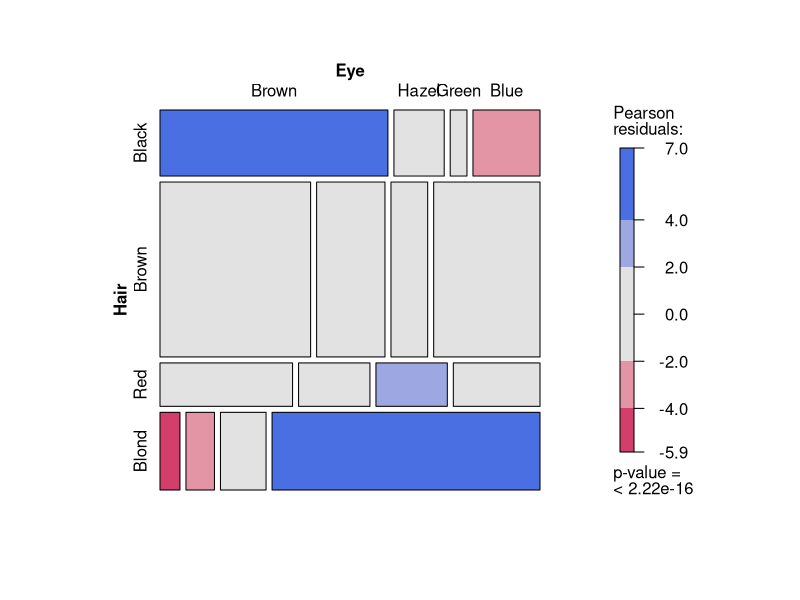
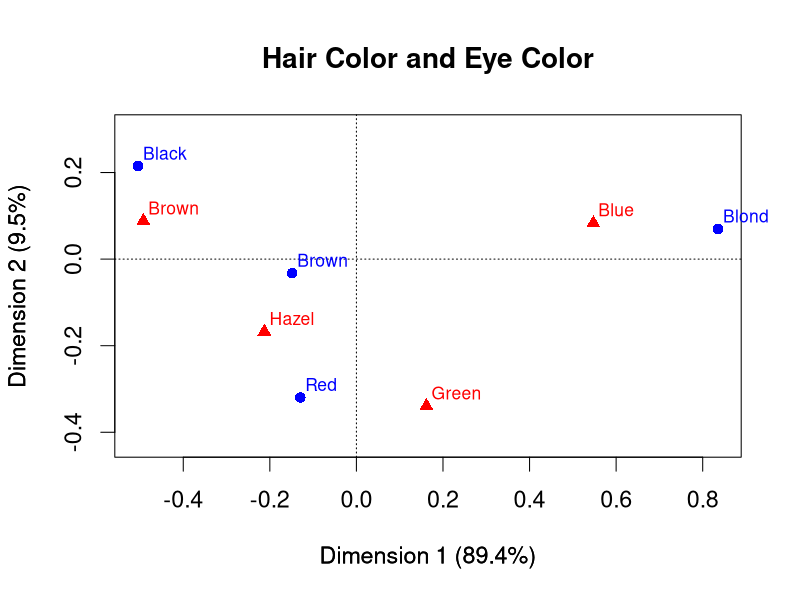
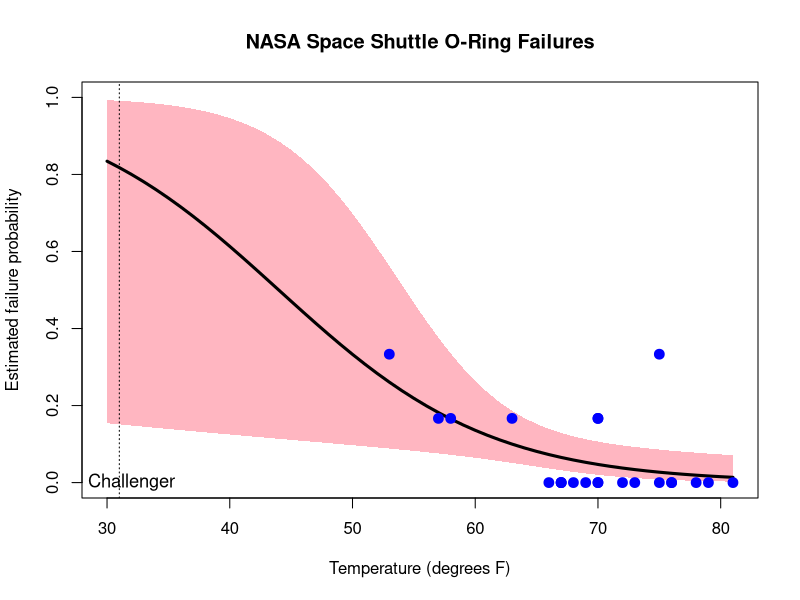
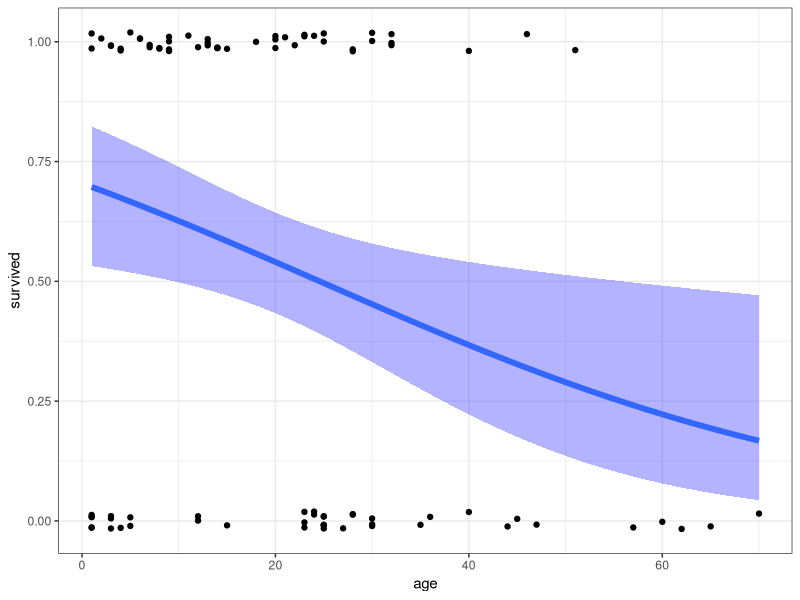
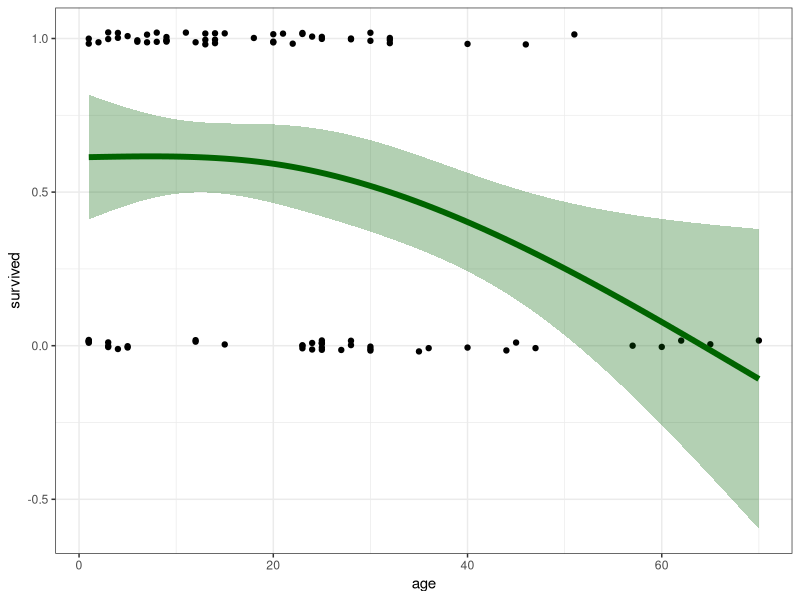
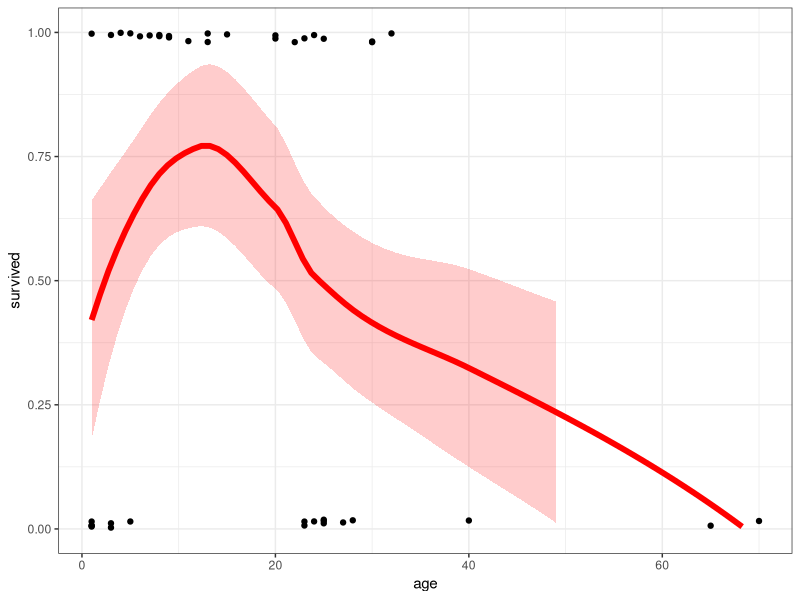
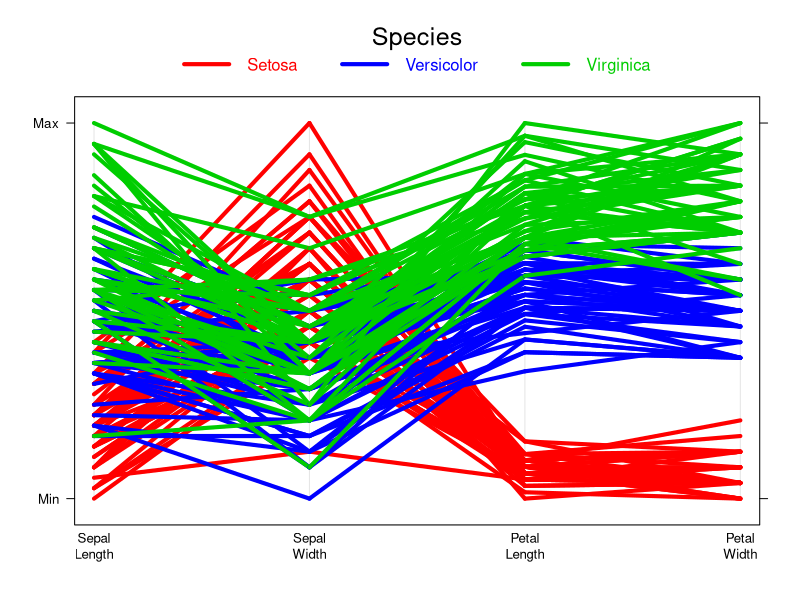
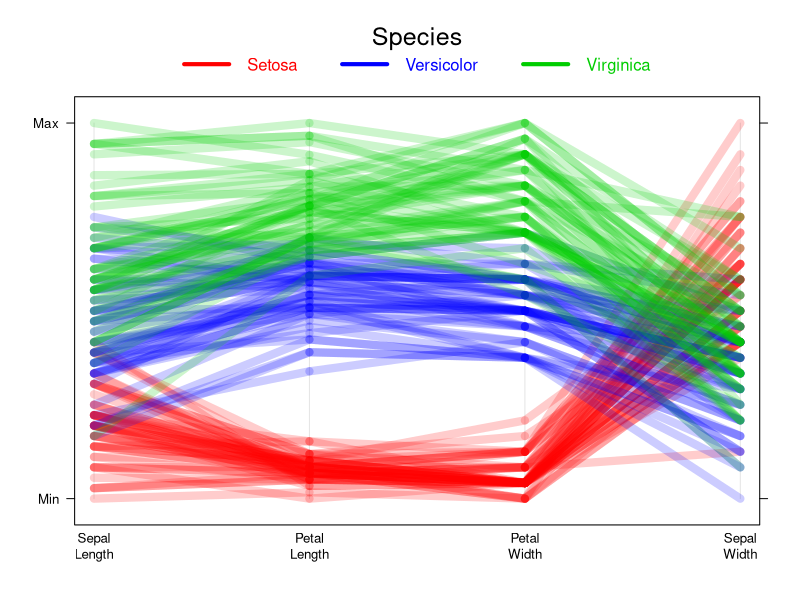

Generate these figures, in order, with R:
### 1. Introduction
### 1.2. What is categorical data?
### 1.2.1. Case form vs. frequency form

## First lines of Arthritis data
data("Arthritis", package = "vcd")
head(Arthritis, 5)

## Arthritis data in frequency form
as.data.frame(xtabs(~ Treatment + Sex + Improved, data = Arthritis))

### 1.2.3. Univariate, bivariate, and multivariate data

## Arthritis data for Treatment and Improved

as.data.frame(xtabs(~ Treatment + Improved, data = Arthritis))

### 1.3. Strategies for categorical data analysis

### 1.3.1. Hypothesis testing approaches

## Hair and Eye color data
library(vcd)
(HairEye <- margin.table(HairEyeColor, c(1, 2)))

## association statistics for Hair and Eye color
assocstats(HairEye)

## Figure 1.1.: Graphical displays for the hair color and eye color data. Left: mosaic display; right: correspondence analysis plot.
HairEye <- HairEye[,c(1,3,4,2)]
mosaic(HairEye, shade = TRUE)

library(ca)
op <- par(cex=1.4)
plot(ca(HairEye), main="Hair Color and Eye Color")
title(xlab="Dimension 1 (89.4%)", ylab="Dimension 2 (9.5%)")
par(op)

### 1.3.2. Model-building approaches

## Figure 1.2.: Space shuttle O-ring failure, observed and predicted probabilities.
data("SpaceShuttle", package="vcd")
logit2p <- function(logit) 1/(1 + exp(-logit))

plot(nFailures/6 ~ Temperature, data = SpaceShuttle,
     xlim = c(30, 81), ylim = c(0,1),
     main = "NASA Space Shuttle O-Ring Failures",
     ylab = "Estimated failure probability",
     xlab = "Temperature (degrees F)",
     type="n")

fm <- glm(cbind(nFailures, 6 - nFailures) ~ Temperature,
          data = SpaceShuttle,
          family = binomial)
pred <- predict(fm, data.frame(Temperature = 30 : 81), se=TRUE)

predicted <- data.frame(
    Temperature = 30 : 81,
  	prob = logit2p(pred$fit),
		lower = logit2p(pred$fit - 2*pred$se),
		upper = logit2p(pred$fit + 2*pred$se)
		)

with(predicted, {
	polygon(c(Temperature, rev(Temperature)),
	        c(lower, rev(upper)), col="lightpink", border=NA)
	lines(Temperature, prob, lwd=3)
	}
	)
with(SpaceShuttle,
	points(Temperature, nFailures/6, col="blue", pch=19, cex=1.3)
	)

abline(v = 31, lty = 3)
text(32, 0, 'Challenger', cex=1.1)

## Figure 1.3.: Donner party data, showing the relationship between age and survival.
data("Donner", package="vcdExtra")
donner.mod <- glm(survived ~ age, data=Donner, family=binomial)
library(ggplot2)
if (packageVersion("ggplot2") < "1.1.0") {
# old code
    ggplot(Donner, aes(age, survived)) + theme_bw() +
        geom_point(position = position_jitter(height = 0.02, width = 0)) +
	stat_smooth(method = "glm", family = binomial, formula = y ~ x,
                    fill="blue", alpha = 0.3, size=2)
} else {
# new code
    ggplot(Donner, aes(age, survived)) + theme_bw() +
        geom_point(position = position_jitter(height = 0.02, width = 0)) +
        stat_smooth(method = "glm", method.args = list(family = binomial),
                    formula = y ~ x, fill="blue", alpha = 0.3, size=2)

}

## Figure 1.4.: Donner party data, showing other model-based smoothers for the relationship between age and survival. Left: using a natural spline; right: using a non-parametric loess smoother.', fig.pos="!b"----
library(splines)
ggplot(Donner, aes(age, survived)) + theme_bw() +
  geom_point(position = position_jitter(height = 0.02, width = 0)) +
	stat_smooth(method = "glm", family = binomial, formula = y ~ ns(x, 2),
                    color="darkgreen", fill="darkgreen", alpha = 0.3, size=2)

ggplot(Donner, aes(age, survived)) + theme_bw() +
  geom_point(position = position_jitter(height = 0.02, width = 0)) +
    stat_smooth(method = "loess", span=0.9, color="red", fill="red", alpha = 0.2, size=2, na.rm=TRUE) + ylim(0,1)

### 1.4. Graphical methods for categorical data
### 1.4.3. Effect ordering and rendering for data display
 
## Figure 1.11.: Parallel coordinates plots of the Iris data. Left: Default variable order; right: Variables ordered to make the pattern of correlations more coherent.
library(lattice)
data("iris", package="datasets")
vnames <- gsub("\\.", "\\\n", names(iris))
key = list(
         columns = 3, title="Species",
         lines = list(col=c("red", "blue", "green3"), lwd=4),
         col=c("red", "blue", "green3"),
         text = list(c("Setosa", "Versicolor", "Virginica")))
# default variable order
parallelplot(~iris[1:4], data=iris, groups = Species,
  varnames = vnames[1:4], key=key,
  horizontal.axis = FALSE, lwd=4,
  col=c("red", "blue", "green3"))

# effect of order of variables
parallelplot(~iris[c(1,3,4,2)], data=iris, groups = Species,
	varnames = vnames[c(1,3,4,2)], key=key,
  horizontal.axis = FALSE, lwd=8,
  col=c(rgb(1,0,0,.2), rgb(0,0,1,.2), rgb(0,205/255,0,.2) ))

### 1.4.6. Data plots, model plots, and data+model plots

## Figure 1.15.: Qualitative color palette for the HSV (left) and HCL (right) spaces.
library(colorspace)
par(mfrow = c(1,2), mar = c(1,1,1,1), oma = c(0,0,0,0))
pie(rep(1,9), radius = 1, col = rainbow(9), labels = 360 * 0:8/9)
pie(rep(1,9), radius = 1, col = rainbow_hcl(9), labels = 360 * 0:8/9)
